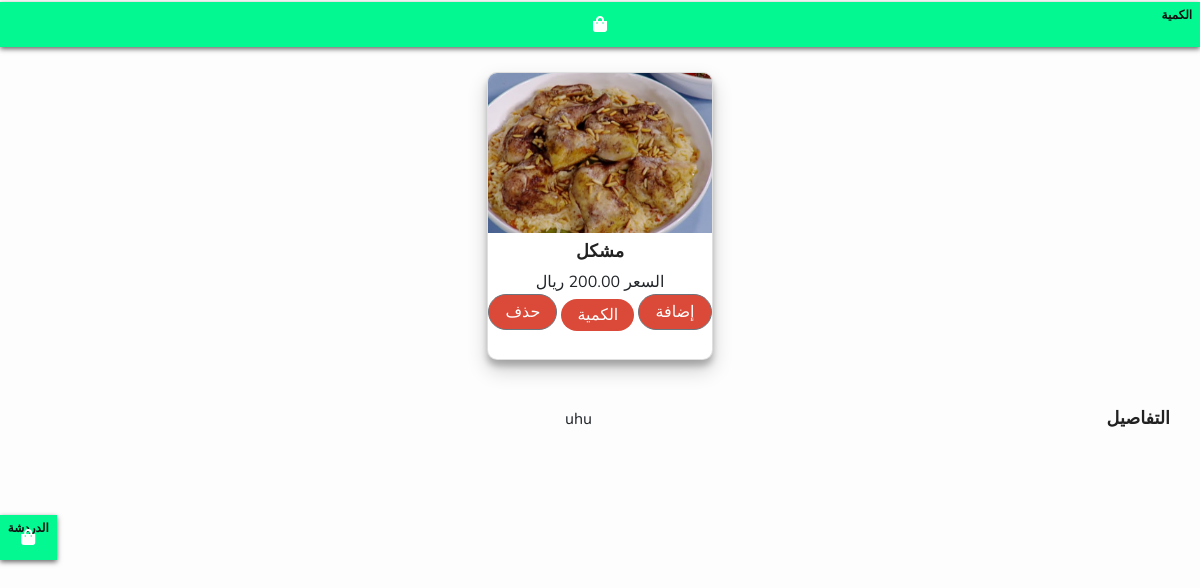
/product/detail/1, run on an earlier commit of the app's database.
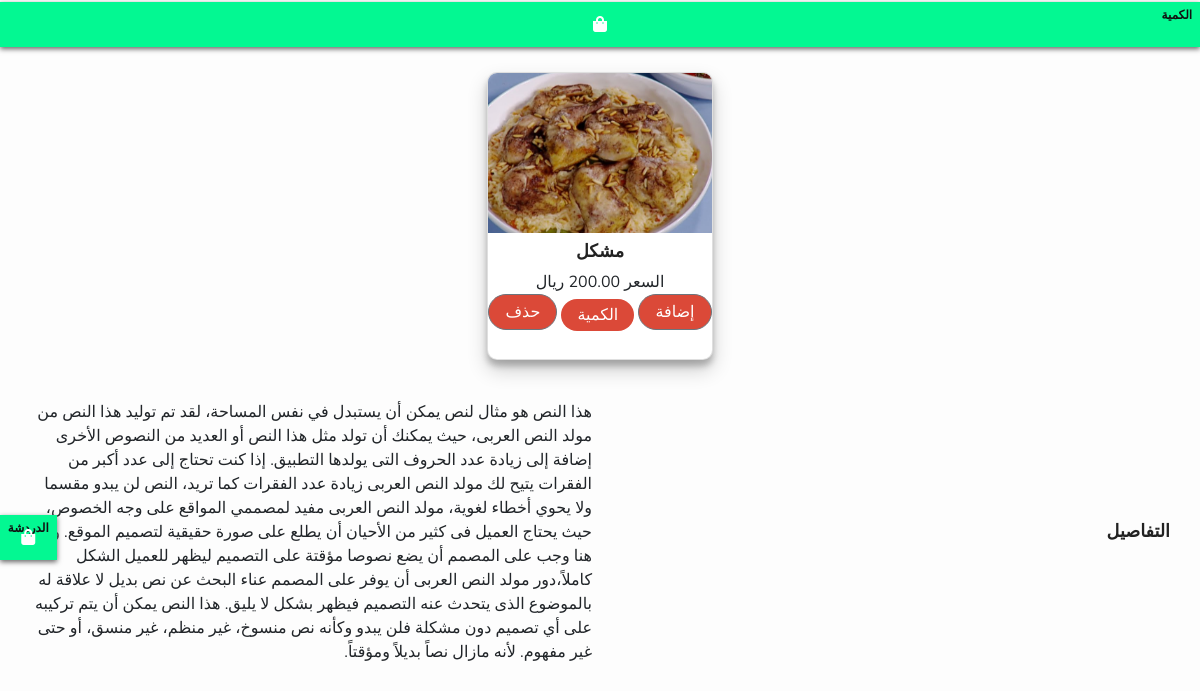
And on a later commit of the database.
### app/models.py (models this page shows, shortened)
class Product(models.Model):
    name = models.CharField(max_length=200)
    price = models.DecimalField(max_digits=7, decimal_places=2)
    discount_price = models.FloatField(blank=True, null=True)
    digital = models.BooleanField(default=False, null=True, blank=True)
    image = models.ImageField(null=False, blank=False)
    description = models.TextField(blank=True, null=True)
    @property
    def imageURL(self):
        try:
            url = self.image.url
        except:
            url = ''
        return url

### app/views.py (the view)
# urls.py: path('product/detail/<int:id>', views.product_detail, name='product_detail'),
def product_detail(request, id):
    product = Product.objects.get(id=id)
    return render(request, 'product_detail.html', {'product':product})

### app/templates/product_detail.html (shortened to what this page needs)
{% extends "base.html" %}
{% block content %}
{% load static %}
<body>
<main>
    <div class="container">
    <div class="card">
        <img class="card--avatar" src="{{product.imageURL}}" />
        <h1 class="card--title">{{product.name}}</h1>
        <div class="cart--row">
            <p class="card-text"> السعر {{product.price}} ريال </p>
        </div>
        <div class="cart--row">
            <button data-product="{{ product.id }}" data-action="add" class=" card--link btn btn-outline-secondary add-to-cart update-cart">إضافة</button>
            <a class="card--link quantity{{product.id}}">الكمية</a>
            <button data-product="{{ product.id }}" data-action="remove" class="card--link btn btn-outline-secondary add-to-cart update-cart">حذف</button>
        </div>
    </div>
    </div>
</main>
</body>
<div class="container">
    <h1 class="card--title">التفاصيل</h1>
    {{product.description}}
</div>
{% endblock content %}

What changed in the data, as far as the page shows it:
changed Product "مشكل": description "uhu" → "هذا النص هو مثال لنص يمكن أن يستبدل في نفس المساحة، لقد تم توليد هذا النص من مولد النص العربى، حيث يمكنك أن تولد مثل هذا النص أو العديد من النصوص الأخرى إضافة إلى زيادة عدد الحروف التى يولدها التطبيق. إذا كنت تحتاج إلى عدد أكبر من الفقرات يتيح لك مولد النص العربى زيادة عدد الفقرات كما تريد، النص لن يبدو مقسما ولا يحوي أخطاء لغوية، مولد النص العربى مفيد لمصممي المواقع على وجه الخصوص، حيث يحتاج العميل فى كثير من الأحيان أن يطلع على صورة حقيقية لتصميم الموقع. ومن هنا وجب على المصمم أن يضع نصوصا مؤقتة على التصميم ليظهر للعميل الشكل كاملاً،دور مولد النص العربى أن يوفر على المصمم عناء البحث عن نص بديل لا علاقة له بالموضوع الذى يتحدث عنه التصميم فيظهر بشكل لا يليق. هذا النص يمكن أن يتم تركيبه على…"
